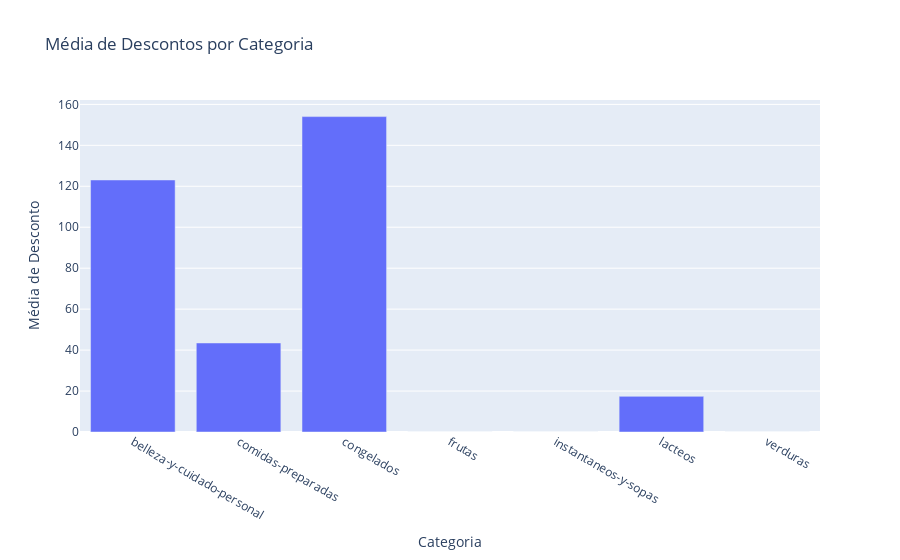

The notebook cell saved with this chart:
### Markdown cell above
# 4 - Plote um gráfico de barras onde temos a média de descontos por categoria.

### Code cell
# Calcular a média de descontos por categoria
media_descontos = df.groupby('Categoria')['Desconto'].mean().reset_index()

# Criar o gráfico de barras
fig = px.bar(media_descontos, x='Categoria', y='Desconto', 
             title='Média de Descontos por Categoria',
             labels={'Desconto': 'Média de Desconto', 'Categoria': 'Categoria'})

# Exibir o gráfico
fig.show()

### Figure 1 — Plotly figure (JSON) as saved in the notebook; plotly's stock layout.template omitted (floating-point values rounded to 4 significant figures)
{"data": [{"alignmentgroup": "True", "hovertemplate": "Categoria=%{x}<br>Média de Desconto=%{y}<extra></extra>", "legendgroup": "", "marker": {"color": "#636efa", "pattern": {"shape": ""}}, "name": "", "offsetgroup": "", "orientation": "v", "showlegend": false, "textposition": "auto", "type": "bar", "x": ["belleza-y-cuidado-personal", "comidas-preparadas", "congelados", "frutas", "instantaneos-y-sopas", "lacteos", "verduras"], "xaxis": "x", "y": [123.1, 43.48, 154.0, 0, 0, 17.41, 0], "yaxis": "y"}], "layout": {"autosize": true, "barmode": "relative", "legend": {"tracegroupgap": 0}, "title": {"text": "Média de Descontos por Categoria"}, "xaxis": {"anchor": "y", "autorange": true, "domain": [0, 1], "range": [-0.5, 6.5], "title": {"text": "Categoria"}, "type": "category"}, "yaxis": {"anchor": "x", "autorange": true, "domain": [0, 1], "range": [0, 162.1], "title": {"text": "Média de Desconto"}, "type": "linear"}}}
